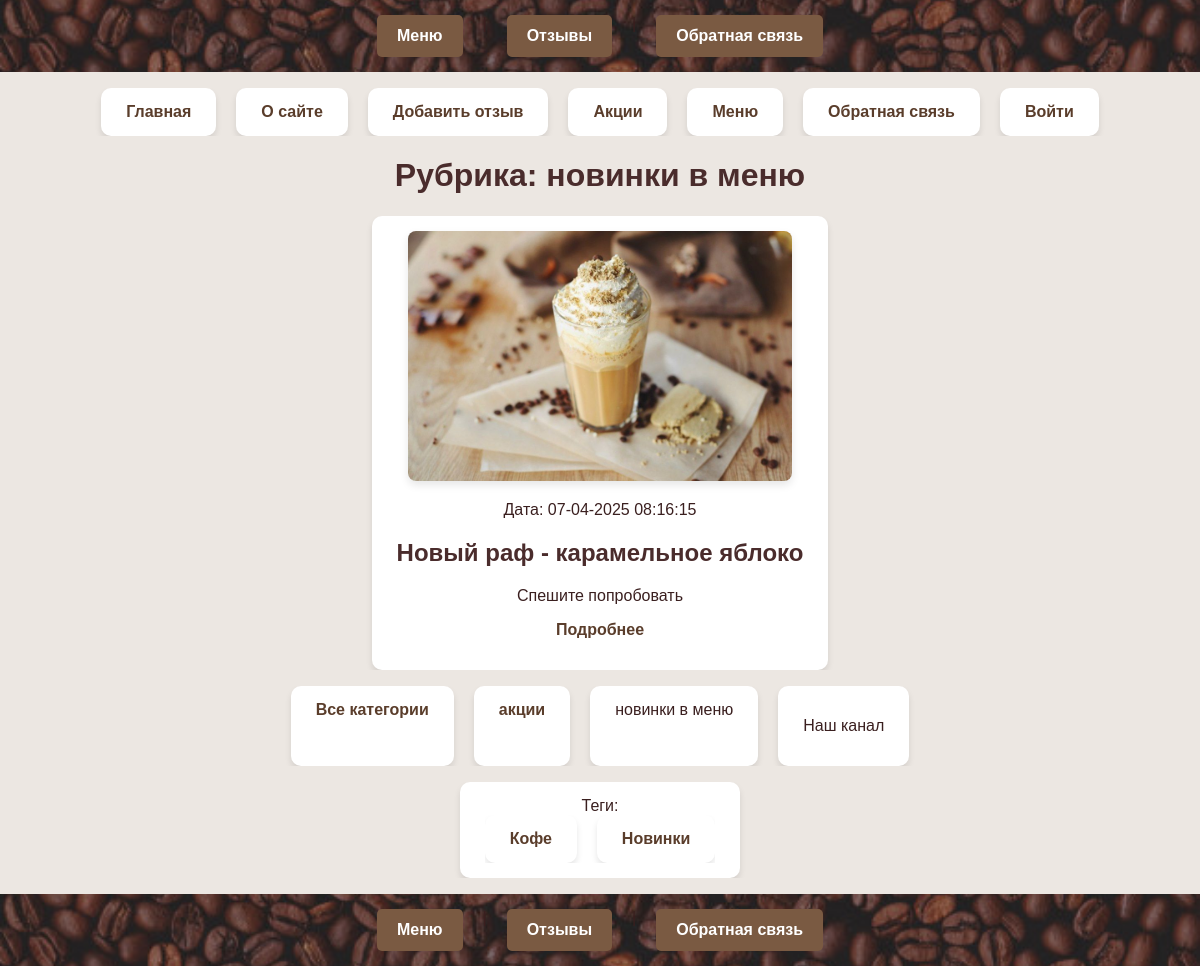
Page /category/news-menu/ on the committed database.
### menu/models.py (models this page shows, shortened)
class Menu(models.Model):
    class Status(models.IntegerChoices):
        DRAFT = 0, 'Черновик'
        PUBLISHED = 1, 'Опубликовано'
    title = models.CharField(max_length=255)
    slug = models.SlugField(max_length=255, db_index=True, unique=True)
    content = models.TextField(blank=True)
    time_create = models.DateTimeField(auto_now_add=True)
    time_update = models.DateTimeField(auto_now=True)
    is_published = models.IntegerField(choices=Status.choices, default=Status.DRAFT)
    cat = models.ForeignKey('Category',on_delete=models.CASCADE, related_name='posts')
    tags = models.ManyToManyField('TagPost', blank=True,
                                  related_name='tags')
    days_count = models.PositiveIntegerField(blank=True,default=0)
    objects = models.Manager()
    published = PublishedManager()
    class Meta:
        ordering = ['-time_create']
        indexes = [models.Index(fields=['-time_create'])]
    def get_absolute_url(self):
        return reverse('post', kwargs={'post_slug': self.slug})

class MenuGalleryCover(models.Model):
    menu = models.OneToOneField(Menu,on_delete=models.SET_NULL, null=True, blank=True, related_name='cover')
    image = models.ImageField(upload_to='menu/news_covers/')
    caption = models.CharField(max_length=255, blank=True)

class Category(models.Model):
        name = models.CharField(max_length=100,
                                db_index=True)
        slug = models.SlugField(max_length=255,
                                unique=True, db_index=True)
        def get_absolute_url(self):
            return reverse('category', kwargs={'cat_slug': self.slug})

class TagPost(models.Model):
    tag = models.CharField(max_length=100,
                           db_index=True)
    slug = models.SlugField(max_length=255,
                            unique=True, db_index=True)
    def get_absolute_url(self):
        return reverse('tag', kwargs={'tag_slug':
                                          self.slug})

### menu/views.py (the view)
# urls.py: path('category/<slug:cat_slug>/', views.show_category, name='category'),
def show_category(request, cat_slug):
    category = get_object_or_404(Category, slug=cat_slug)
    posts = Menu.published.filter(cat_id=category.pk)
    data = {
        'title': f'Рубрика: {category.name}',
        'menu1': menu1,
        'posts': posts,
        'cat_selected': category.pk,
    }
    return render(request, 'menu/index.html', context=data)

### menu/models.py (called while the page is built)
    def get_queryset(self):
        return super().get_queryset().filter(is_published=Menu.Status.PUBLISHED)

### menu/templatetags/catalog_tags.py (called while the page is built)
@register.inclusion_tag('menu/includes/menu_categoryes.html')
def show_categories(cat_selected_id=0):
    cats = Category.objects.annotate(total=Count("posts")).filter(total__gt=0)
    return {"cats": cats, "cat_selected":
        cat_selected_id}

### menu/templatetags/menu_tags.py (called while the page is built)
@register.simple_tag()
def get_categories():
    return Category.objects.all()

@register.inclusion_tag('menu/list_tags.html')
def show_all_tags():
    return {"tags":TagPost.objects.annotate(total=Count("tags")).filter(total__gt=0)}

### menu/templates/menu/index.html (shortened to what this page needs)
{% extends 'base.html' %}
{% block content %}
{% load menu_tags %}
{% load catalog_tags %}
{% get_categories as categories %}
<h1>{{ title }}</h1>
<ul class="news-list">
    {% for p in posts %}
    <li class="news-item">
        {% if p.cover and p.cover.image %}
        <div class="news-cover">
            <a href="{{ p.get_absolute_url }}">
                <img src="{{ p.cover.image.url }}" alt="{{ p.cover.caption }}" class="cover-preview">
            </a>
        </div>
        {% endif %}
        <div class="article-panel">
            <p class="last">Дата: {{ p.time_update|date:"d-m-Y H:i:s" }}</p>
        </div>
        <h2>{{ p.title }}</h2>
        <p>
            {% autoescape off %}
                {{ p.content|linebreaks|truncatewords:50 }}
            {% endautoescape %}
        </p>
        <p class="link-readpost"><a href="{{ p.get_absolute_url }}">Подробнее</a></p>
    </li>
    {% endfor %}
</ul>
<td valign="top" class="left-chapters">
    <ul id="leftchapters">
        {% if cat_selected == 0 or cat_selected is None %}
        <li class="selected">Все категории</li>
        {% else %}
        <li><a href="{% url 'home' %}">Все категории</a></li>
        {% endif %}
        {% show_categories cat_selected %}
        <li class="share">
            <p>Наш канал</p>
        </li>
    </ul>
    <ul>
        <li>{% show_all_tags %}</li>
    </ul>
</td>
{% endblock %}

### menu/templates/menu/includes/menu_categoryes.html
{% for cat in cats %}
 {% if cat.id == cat_selected %}
 <li
class="selected">{{cat.name}}</li>
 {% else %}
 <li><a href="{{ cat.get_absolute_url}}">{{cat.name}}</a></li>
 {% endif %}
{% endfor %}

### menu/templates/menu/list_tags.html
{% if tags %}
    Теги:
    <ul class="tags-list">
        {% for t in tags %}
        <li><a
                href="{{t.get_absolute_url}}">{{t.tag}}</a></li>
        {% endfor %}
    </ul>
    {% endif %}

### menu/static/menu/css/styles.css (style rules this page uses)
body { font-family: 'Arial', sans-serif; background-color: #ece7e2; color: #3a1f1f; margin: 0; padding: 0; }
h1, h2 { color: #4a2c2c; text-align: center; }
ul { list-style-type: none; padding: 0; display: flex; flex-wrap: wrap; justify-content: center; gap: 20px; overflow-x: hidden; }
li { background: #fff; padding: 15px 25px; border-radius: 10px; box-shadow: 0px 4px 6px rgba(0, 0, 0, 0.1); flex: 0 1 auto; text-align: center; }
a { color: #5a3d2b; text-decoration: none; font-weight: bold; }
.news-cover { text-align: center; margin-bottom: 10px; }
.cover-preview { max-width: 100%; height: auto; max-height: 250px; object-fit: cover; border-radius: 8px; box-shadow: 0 4px 8px rgba(0, 0, 0, 0.1); transition: transform 0.3s ease, box-shadow 0.3s ease; }

### rows in the picture
Menu: cover.image (picture), time_update "07-04-2025 08:16:15", title "Новый раф - карамельное яблоко", content "Спешите попробовать"
Category: name "акции"
Category: name "новинки в меню"
TagPost: tag "Кофе"
TagPost: tag "Новинки"

### other values in the picture
{{ m.title }} "О сайте" "Добавить отзыв" "Акции" "Меню" "Обратная связь" "Войти"
{{ title }} "Рубрика: новинки в меню"
